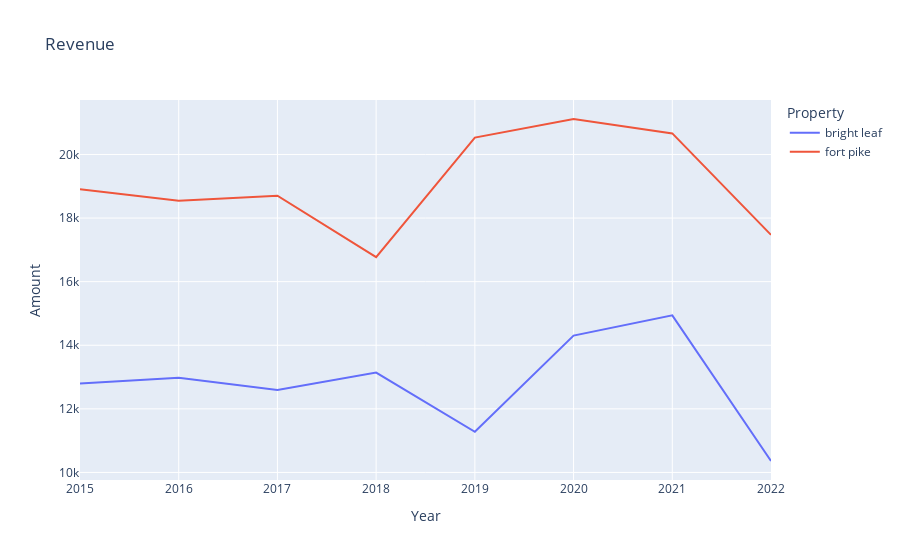

The notebook cell this image was saved under:
### Code cell
fig

### Figure 1 — Plotly figure (JSON) as saved in the notebook; plotly's stock layout.template omitted (floating-point values rounded to 4 significant figures)
{"data": [{"hovertemplate": "Property=bright leaf<br>Year=%{x}<br>Amount=%{y}<extra></extra>", "legendgroup": "bright leaf", "line": {"color": "#636efa", "dash": "solid"}, "marker": {"symbol": "circle"}, "mode": "lines", "name": "bright leaf", "orientation": "v", "showlegend": true, "type": "scatter", "x": [2015, 2016, 2017, 2018, 2019, 2020, 2021, 2022], "xaxis": "x", "y": [12800, 12975, 12595, 13140, 11280, 14300.0, 14940, 10360], "yaxis": "y"}, {"hovertemplate": "Property=fort pike<br>Year=%{x}<br>Amount=%{y}<extra></extra>", "legendgroup": "fort pike", "line": {"color": "#EF553B", "dash": "solid"}, "marker": {"symbol": "circle"}, "mode": "lines", "name": "fort pike", "orientation": "v", "showlegend": true, "type": "scatter", "x": [2015, 2016, 2017, 2018, 2019, 2020, 2021, 2022], "xaxis": "x", "y": [18910, 18545, 18705, 16770, 20530, 21115, 20660.0, 17472], "yaxis": "y"}], "layout": {"legend": {"title": {"text": "Property"}, "tracegroupgap": 0}, "title": {"text": "Revenue"}, "xaxis": {"anchor": "y", "domain": [0, 1], "title": {"text": "Year"}}, "yaxis": {"anchor": "x", "domain": [0, 1], "title": {"text": "Amount"}}}}
